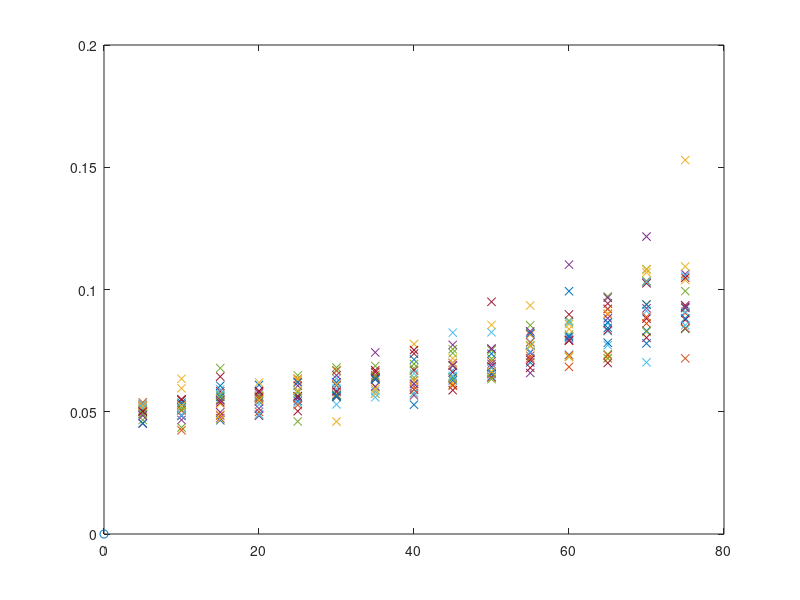

MATLAB code for this plot:
m = 100;
n = 100;
N = 1000;
snr = .05;
Trials = 20;

Data = zeros(Trials,length(5:5:75));

figure;
plot([0],[0],'o');
hold on;

for(k=[5:5:75])
    
    for(t = 1:1:Trials)
        
        L = [1:1:k];
        
        A = randn(N,2*n+m);
        
        [A,~] = qr(A,0);
        
        DF = sqrt(N/n)*A(:,1:n)';
        EF = sqrt(n/N)*A(:,n+1:2*n)' + (n/N)*DF;
        M = sqrt(N/m)*A(:,2*n+1:2*n+m)';
        
        f = randn(n,1);
        f = f./norm(f,2);
        
        FC = EF' * f;
        noise = randn(N,1);
        noise = snr/norm(noise) * noise;
        FC = FC + noise;
        FC(L) = zeros(size(L'));
        f_R = DF*FC;
        
        LC = setdiff(1:N,L);
        FC(L) = -(M(:,L)' * M(:,L))\(M(:,L)' * (M(:,LC) * FC(LC)));
        
        g = f_R + DF(:,L) * FC(L);
        
        % Data(t,k/5) = norm(f-g);
        plot([k],[norm(f-g)],'x')
        
    end
    
    k

end

hold off;